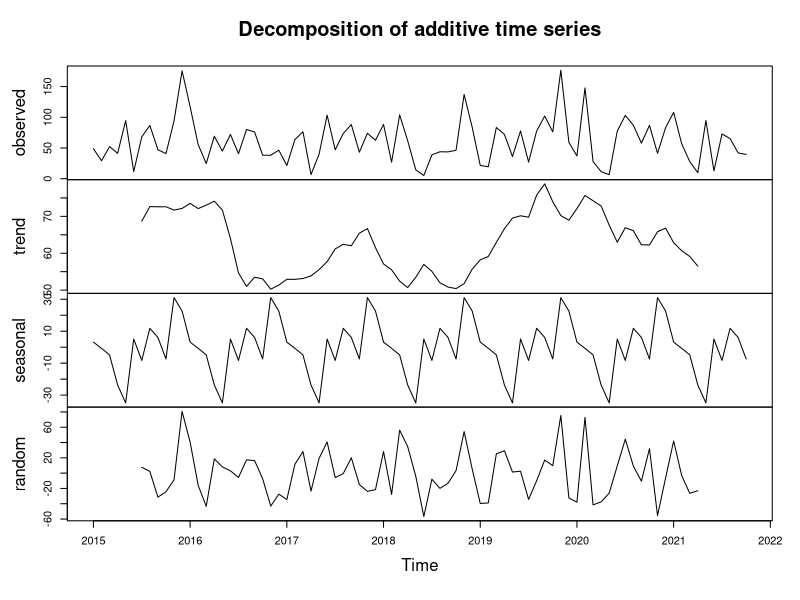
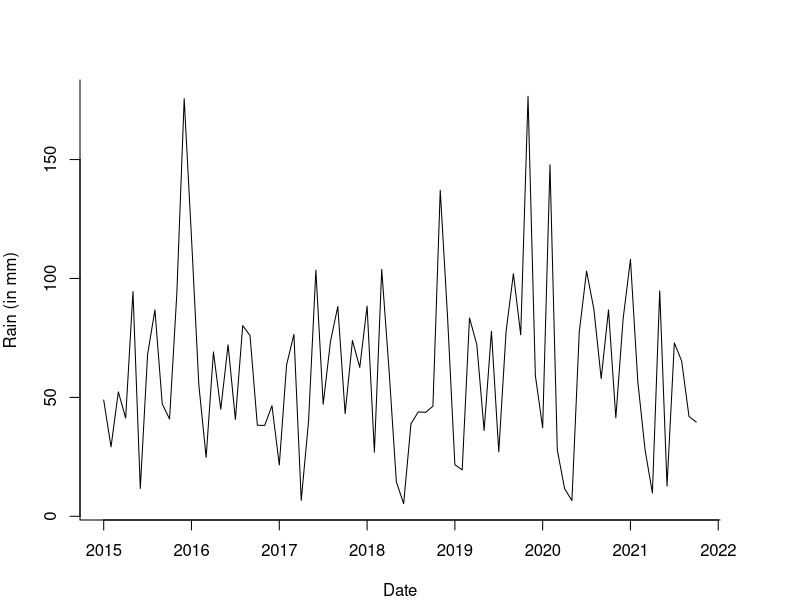
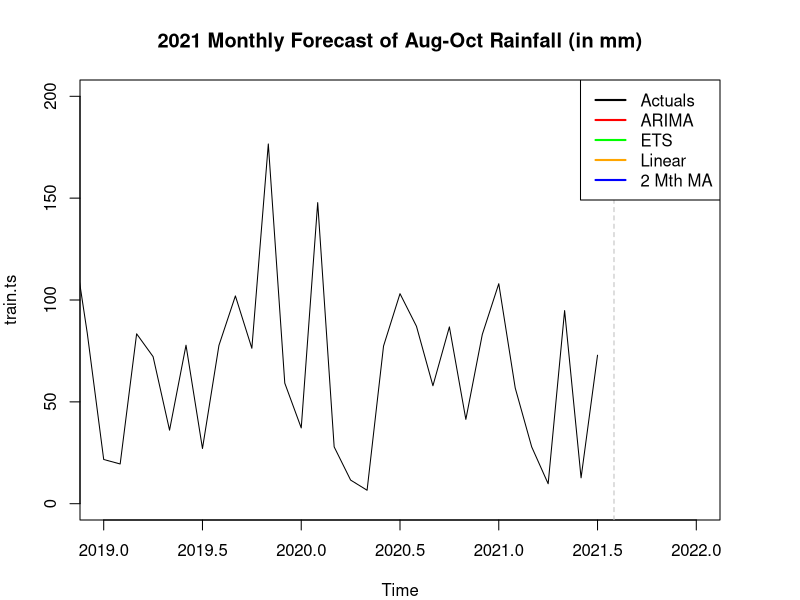

R code for these plots, in order: (Note: this script raises an error after producing the figures.)
library(forecast)
library(zoo)

#reading and converting file to 2021 only
weather.data <- read.csv("GlasnevinMonthly.csv")
View(weather.data)
weather.data2 <- weather.data[889:971,]
max(weather.data$date)

#creating time series
rain.ts <- ts(weather.data2$rain,
              start = c(2015,1),
              end = c(2021,10), freq = 12)
View(rain.ts)
summary(rain.ts)
sd(rain.ts)

components.ts <- decompose(rain.ts)
plot(components.ts)

#changing margins to avoid error
par("mar")
par(mar=c(4,4,4,4))

#plotting time series
plot(rain.ts, 
     xlab = "Date",
     ylab = "Rain (in mm)", 
     bty = "l")

#splitting the data
train.ts <- window(rain.ts, start = c(2015, 1), end = c(2021,7))
valid.ts <- window(rain.ts, start = c(2021, 8), end = c(2021, 10))

#applying rolling mean
rain.ma <- rollmean(rain.ts, k=2, align = "right")
rain.ma

#plotting the data
plot(train.ts, 
     main = "2021 Monthly Forecast of Aug-Oct Rainfall (in mm)",
     ylim = c(0,200),
     xlim = c(2019,2022))
abline(v=2021.58333, col="grey", lty=2)
legend(x = "topright",          # Position
       legend = c("Actuals", "ARIMA", "ETS","Linear", "2 Mth MA"), 
       lty = c(1,1, 1,1,1),           # Line types
       col = c("black", "red", "green","orange", "blue"),         
       lwd = 2) 
lines(rain_arima$fitted, col="red")
lines(arima_pred$mean, col= "red", lty=2)
lines(ets.pred$fitted, col="green")
lines(ets.pred$mean, col="green", lty=2)
lines(prediction_tslm$fitted, col="orange")
lines(prediction_tslm$mean, col="orange", lty=2)
lines(rain.movingaverage, col="blue")
lines(predict.movingaverage$mean, col="blue", lty=2)


lines(rain.ts)

#MA
rain.full.ma <- rollmean(train.ts, k=2, align = "right")
plot(rain.full.ma, ylim = c(0,20))
rain.full.ma_pred <- predict(rain.full.ma, h=5)
rain.full.ma_valid <- rollmean(valid.ts, k=2, align = "right")
rain.full.ma_valid_pred <- predict(rain.full.ma_valid)
pred.ma <- forecast(rain.full.ma, h=3)
accurary.ma <- accuracy(pred.ma,valid.ts)

rain.movingaverage <- ma(train.ts, 2, centre =FALSE)
predict.movingaverage <- forecast(rain.movingaverage, h=3)

#arima
rain_arima <- auto.arima(train.ts, D=1)
rain_arima$fitted
arima_pred <- forecast(rain_arima, h=3)
plot(train.ts, ylim = c(0,20))
lines(rain_arima, col="blue")
arima_acc <- accuracy(arima_pred, valid.ts)
arima_acc


acf(train.ts,lag.max=13)


#linear regression model
rain.lm <- tslm(train.ts ~ season)
prediction_tslm <- forecast(rain.lm, h=3)
accuracy(forecast(prediction_tslm), valid.ts)
rain.lm$residuals

rain.ets$fitted

#exponential smoothing.
rain.ets <- ets(train.ts, model = "ZZA")
rain.ets$fitted
ets.pred <- forecast(rain.ets, h=3)
accuracy(ets.pred, valid.ts)
?ets
